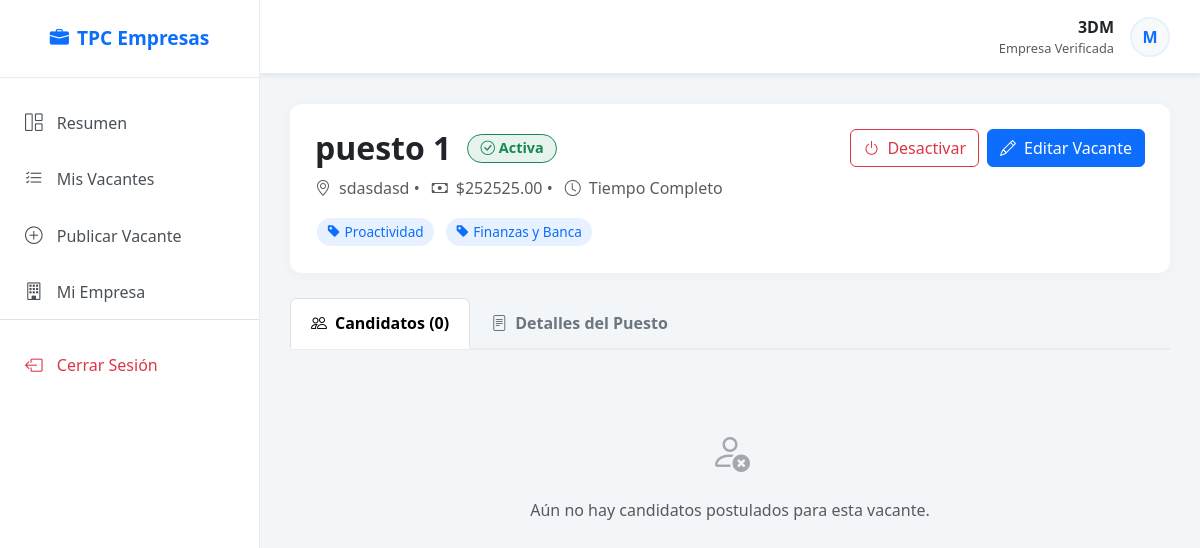
The page /empresas/detalle-vacante/2 (signed in) on the database its author committed.
### aplicaciones/empresas/models.py (models this page shows, shortened)
class Empresa(models.Model):
    nombre = models.CharField(max_length=100, unique=True, null=False   , blank=False)
    direccion = models.CharField(max_length=200)
    telefono = models.CharField(max_length=15)
    email = models.EmailField(null=False, blank=False, unique=True, default='email')
    biografia = models.TextField(null=False, blank=False, default='Biografía de la empresa.')
    usuario = models.OneToOneField(User, on_delete=models.CASCADE, null=True)
    categoria = models.CharField(max_length=300, null=True, blank=True)

class Vacante(models.Model):
    nombre_puesto = models.CharField(max_length=100, unique=True, null=False   , blank=False)
    area_ocupacion = models.IntegerField(null=True, blank=True)
    descripcion = models.TextField(null=False, blank=False, default='Descripción del puesto.')
    requisitos = models.TextField(null=False, blank=False, default='Requisitos del puesto.')
    prestaciones = models.TextField(null=False, blank=False, default='Prestaciones del puesto.')
    salario = models.DecimalField(max_digits=10, decimal_places=2, null=False, blank=True)
    ubicacion = models.CharField(max_length=200)
    horario = models.CharField(max_length=100)
    tipo_contrato = models.CharField(max_length=100)
    etiquetas = models.TextField(null=True, blank=True)
    fecha_publicacion = models.DateField(auto_now_add=True)
    empresa = models.ForeignKey(Empresa, on_delete=models.CASCADE, null=True)
    activa = models.BooleanField(default=True)
    postulaciones_count = models.IntegerField(default=0)

### aplicaciones/general/decorators.py (the view)
    def wrapper_func(request, *args, **kwargs):
        if not request.user.is_authenticated:
            return redirect('login')
        if hasattr(request.user, 'empresa'):
            return view_func(request, *args, **kwargs)
        else:
            messages.warning(request, "Esta sección es solo para reclutadores.")
            return redirect('home_trabajador') # Redirigir a SU zona

### aplicaciones/empresas/templates/detalle-vacante.html (shortened to what this page needs)
{% extends 'marco.html' %}
{% block content %}
    <div class="vacante-header d-flex justify-content-between align-items-start flex-wrap gap-3">
        <div>
            <div class="d-flex align-items-center gap-3 mb-2">
                <h2 class="fw-bold mb-0 text-dark">{{ vacante.nombre_puesto }}</h2>
                {% if vacante.activa %}
                    <span class="badge bg-success bg-opacity-10 text-success border border-success badge-status">
                        <i class="bi bi-check-circle me-1"></i>Activa
                    </span>
                {% else %}
                    <span class="badge bg-secondary bg-opacity-10 text-secondary border border-secondary badge-status">
                        <i class="bi bi-pause-circle me-1"></i>Inactiva
                    </span>
                {% endif %}
            </div>
            <div class="text-muted mb-3">
                <i class="bi bi-geo-alt me-2"></i>{{ vacante.ubicacion }} &bull;
                <i class="bi bi-cash me-2 ms-2"></i>${{ vacante.salario }} &bull;
                <i class="bi bi-clock me-2 ms-2"></i>{{ vacante.tipo_contrato }}
            </div>
            <div class="d-flex gap-2 flex-wrap">
                {% for tag_nombre in lista_etiquetas %}
                    <span class="req-tag"><i class="bi bi-tag-fill me-1"></i>{{ tag_nombre }}</span>
                {% empty %}
                    <small class="text-muted">Sin etiquetas</small>
                {% endfor %}
            </div>
        </div>
        <div class="d-flex gap-2">
            <form action="{% url 'status_change' vacante.id %}" method="POST">
                {% if vacante.activa %}
                    <button type="submit" class="btn btn-outline-danger" title="Desactivar Vacante">
                        <i class="bi bi-power me-2"></i>Desactivar
                    </button>
                {% else %}
                    <button type="submit" class="btn btn-outline-success" title="Reactivar Vacante">
                        <i class="bi bi-send me-2"></i>Publicar
                    </button>
                {% endif %}
            </form>
            <a href="/empresas/editar-vacante/{{vacante.id}}" class="btn btn-primary">
                <i class="bi bi-pencil me-2"></i>Editar Vacante
            </a>
        </div>
    </div>
    <ul class="nav nav-tabs mb-4" id="vacanteTabs" role="tablist">
        <li class="nav-item" role="presentation">
            <button class="nav-link active" id="candidatos-tab" data-bs-toggle="tab" data-bs-target="#candidatos" type="button" role="tab">
                <i class="bi bi-people me-2"></i>Candidatos ({{ postulaciones.count }})
            </button>
        </li>
        <li class="nav-item" role="presentation">
            <button class="nav-link" id="detalles-tab" data-bs-toggle="tab" data-bs-target="#detalles" type="button" role="tab">
                <i class="bi bi-file-text me-2"></i>Detalles del Puesto
            </button>
        </li>
    </ul>
    <div class="tab-content" id="vacanteTabsContent">
        <div class="tab-pane fade show active" id="candidatos" role="tabpanel">
            {% for post in postulaciones %}
                <div class="candidate-card p-3">
                    <div class="row align-items-center">
                        <div class="col-md-1 text-center">
                            <div class="bg-light rounded-circle d-inline-flex align-items-center justify-content-center text-primary fw-bold fs-4 shadow-sm" style="width: 60px; height: 60px;">
                                {{ post.trabajador.nombre|slice:":1" }}{{ post.trabajador.apellido_p|slice:":1" }}
                            </div>
                        </div>
                        <div class="col-md-4">
                            <h5 class="fw-bold mb-1">{{ post.trabajador.nombre }} {{ post.trabajador.apellido_p }}</h5>
                            <p class="text-muted mb-1 small text-uppercase fw-bold">{{ post.trabajador.titulo|default:"Sin título especificado" }}</p>
                            <small class="text-muted"><i class="bi bi-calendar3 me-1"></i>Postulado: {{ post.fecha_postulacion|date:"d M Y" }}</small>
                        </div>
                        <div class="col-md-3 text-center">
                            {% with score=post.porcentaje_fit %}
                                <div class="d-flex align-items-center justify-content-center gap-2 mb-1">
                                    <span class="compatibility-score {% if score >= 85 %}text-success{% elif score >= 50 %}text-warning{% else %}text-danger{% endif %}">
                                        {{ score }}%
                                    </span>
                                    <small class="text-muted">Compatibilidad</small>
                                </div>
                                <div class="progress progress-thin">
                                    <div class="progress-bar {% if score >= 85 %}bg-success{% elif score >= 50 %}bg-warning{% else %}bg-danger{% endif %}"
                                         role="progressbar"
                                         style="width: {{ score }}%">
                                    </div>
                                </div>
                            {% endwith %}
                        </div>
                        <div class="col-md-4 text-end">
                            <a href="#" class="btn btn-sm btn-outline-primary me-2" title="Ver perfil completo">
                                <i class="bi bi-eye me-1"></i>Ver Perfil
                            </a>
                            <a href="mailto:{{ post.trabajador.usuario.email }}" class="btn btn-sm btn-primary" title="Enviar correo">
                                <i class="bi bi-envelope me-1"></i>Contactar
                            </a>
                        </div>
                    </div>
                </div>
            {% empty %}
                <div class="text-center py-5 text-muted">
                    <i class="bi bi-person-x fs-1 opacity-50"></i>
                    <p class="mt-3">Aún no hay candidatos postulados para esta vacante.</p>
                </div>
            {% endfor %}
        </div>
    </div>
{% endblock %}

### aplicaciones/empresas/templates/marco.html (shortened to what this page needs)
{% load static %}
<!DOCTYPE html>
<html lang="es">
<head>
    <link href="https://cdn.jsdelivr.net/npm/bootstrap@5.3.0/dist/css/bootstrap.min.css" rel="stylesheet">
    <link rel="stylesheet" href="https://cdn.jsdelivr.net/npm/bootstrap-icons@1.10.5/font/bootstrap-icons.css">
</head>
<body>
    <div class="d-flex" id="wrapper">
        <div id="sidebar-wrapper">
            <div class="sidebar-heading text-center">
                <i class="bi bi-briefcase-fill me-2"></i>TPC Empresas
            </div>
            <div class="list-group list-group-flush mt-3">
                <a href="{% url 'home' %}" class="list-group-item list-group-item-action {% if request.resolver_match.url_name == 'home' %}active{% endif %}">
                    <i class="bi bi-grid-1x2"></i> Resumen
                </a>
                <a href="{% url 'historial' %}" class="list-group-item list-group-item-action {% if request.resolver_match.url_name == 'historial_vacantes' %}active{% endif %}">
                    <i class="bi bi-list-check"></i> Mis Vacantes
                </a>
                <a href="{% url 'add' %}" class="list-group-item list-group-item-action {% if request.resolver_match.url_name == 'crear_vacante' %}active{% endif %}">
                    <i class="bi bi-plus-circle"></i> Publicar Vacante
                </a>
                <a href="{% url 'perfil_empresa' %}" class="list-group-item list-group-item-action">
                    <i class="bi bi-building"></i> Mi Empresa
                </a>
                <div class="mt-auto border-top pt-3">
                    <a href="{% url 'logout' %}" class="list-group-item list-group-item-action text-danger">
                        <i class="bi bi-box-arrow-left"></i> Cerrar Sesión
                    </a>
                </div>
            </div>
        </div>
        <div id="page-content-wrapper">
            <nav class="top-navbar shadow-sm">
                <div class="ms-auto d-flex align-items-center">
                    <div class="text-end me-3">
                        <div class="fw-bold text-dark">{{ request.user.empresa.nombre|default:request.user.username }}</div>
                        <div class="small text-muted" style="font-size: 0.8rem;">Empresa Verificada</div>
                    </div>
                    <div class="bg-light rounded-circle d-flex align-items-center justify-content-center text-primary fw-bold" style="width: 40px; height: 40px; border: 2px solid #e7f1ff;">
                        {{ request.user.username|slice:":1"|upper }}
                    </div>
                </div>
            </nav>
            <div class="main-container">
                {% block content %}
                {% endblock %}
            </div>
        </div>
    </div>
</body>
</html>

### aplicaciones/empresas/templates/marco.html (style rules this page uses)
body { overflow-x: hidden; font-family: 'Segoe UI', Tahoma, Geneva, Verdana, sans-serif; background-color: #f3f6f9; }
#wrapper { display: flex; width: 100%; height: 100vh; }
#sidebar-wrapper { min-height: 100vh; width: 260px; margin-left: 0; background: #ffffff; border-right: 1px solid #e9ecef; display: flex; flex-direction: column; position: fixed; z-index: 1000; transition: margin .25s ease-out; }
.sidebar-heading { padding: 1.5rem 1.25rem; font-size: 1.2rem; font-weight: bold; color: #0d6efd; border-bottom: 1px solid #e9ecef; }
.list-group-item { border: none; padding: 15px 25px; font-size: 1rem; color: #495057; font-weight: 500; transition: all 0.2s; }
.list-group-item i { margin-right: 10px; font-size: 1.1rem; }
#page-content-wrapper { width: 100%; margin-left: 260px; display: flex; flex-direction: column; }
.top-navbar { background: white; padding: 15px 30px; border-bottom: 1px solid #e9ecef; display: flex; justify-content: space-between; align-items: center; }
.main-container { padding: 30px; flex: 1; overflow-y: auto; }

### aplicaciones/empresas/templates/detalle-vacante.html (style rules this page uses)
.vacante-header { background: white; padding: 25px; border-radius: 12px; margin-bottom: 25px; box-shadow: 0 2px 15px rgba(0,0,0,0.03); }
.badge-status { font-size: 0.9rem; padding: 6px 12px; border-radius: 20px; }
.nav-tabs { border-bottom: 2px solid #e9ecef; }
.nav-link { color: #6c757d; font-weight: 600; border: none; padding: 12px 20px; }
.nav-link.active { color: #0d6efd; border-bottom: 2px solid #0d6efd; background: transparent; }
.req-tag { background: #e7f1ff; color: #0d6efd; padding: 4px 10px; border-radius: 15px; font-size: 0.85rem; display: inline-block; margin: 2px; }

### rows shown on the page
Vacante: nombre_puesto "puesto 1", ubicacion "sdasdasd", salario "252525.00", tipo_contrato "Tiempo Completo"

### other values the page prints
{{ request.user.empresa.nombre|default:request.user.username }} "3DM"
{{ request.user.username|slice:":1"|upper }} "M"
{{ tag_nombre }} "Proactividad" "Finanzas y Banca"
{{ postulaciones.count }} "0"
